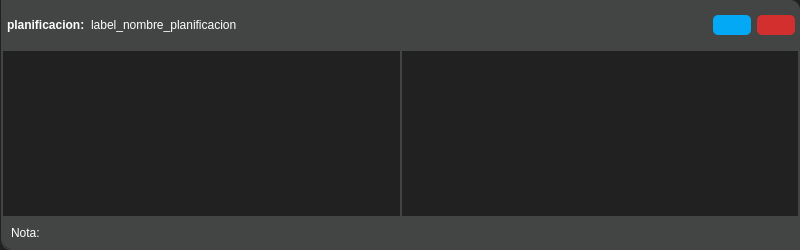
<?xml version="1.0" encoding="UTF-8"?>
<ui version="4.0">
 <class>Form</class>
 <widget class="QWidget" name="Form">
  <property name="geometry">
   <rect>
    <x>0</x>
    <y>0</y>
    <width>800</width>
    <height>250</height>
   </rect>
  </property>
  <property name="windowTitle">
   <string>Form</string>
  </property>
  <property name="styleSheet">
   <string notr="true">QWidget {
    background-color: #212121;
    border: none;
    color: #B0BEC5;
}
QPushButton{
    border: none;
	border-radius: 5px;
	padding: 3px;
}

#boton_editar{
	background-color: #03A9F4; 
}
#boton_borrar{
  	background-color: #D32F2F; 
}
#boton_editar:hover {
    background-color: #8ed1f0; 
}
#boton_borrar:hover {
    background-color: #df7b79; 
}

#frame_barra_superior{
	background-color: #434444; 
	border-top-right-radius: 10px;
	padding:5%;
}

#frame_contenido{
	border-right: 1px solid #434444;
	border-left: 1px solid #434444;
	border-bottom: 1px solid #434444;
	border-bottom-left-radius: 10px;
}

#label_planificacion{
    font-weight: bold;     
}

#label_nombre_planificacion, #label_planificacion ,#label_nota,#frame_inferior{
	background-color: #434444; 
	color: #FFFFFF;    
}

#frame_inferior, #frame_contenido{
	border-bottom-left-radius: 10px;
}

#scrollArea_planificacion,#scrollArea_proximo{
    border: 1px solid #434444;
}

</string>
  </property>
  <layout class="QVBoxLayout" name="verticalLayout" stretch="1,4">
   <property name="spacing">
    <number>0</number>
   </property>
   <property name="leftMargin">
    <number>1</number>
   </property>
   <property name="topMargin">
    <number>0</number>
   </property>
   <property name="rightMargin">
    <number>0</number>
   </property>
   <property name="bottomMargin">
    <number>0</number>
   </property>
   <item>
    <widget class="QFrame" name="frame_barra_superior">
     <property name="frameShape">
      <enum>QFrame::Shape::StyledPanel</enum>
     </property>
     <property name="frameShadow">
      <enum>QFrame::Shadow::Raised</enum>
     </property>
     <layout class="QHBoxLayout" name="horizontalLayout_2">
      <property name="leftMargin">
       <number>1</number>
      </property>
      <property name="topMargin">
       <number>0</number>
      </property>
      <property name="rightMargin">
       <number>0</number>
      </property>
      <property name="bottomMargin">
       <number>0</number>
      </property>
      <item>
       <widget class="QLabel" name="label_planificacion">
        <property name="text">
         <string>planificacion:</string>
        </property>
       </widget>
      </item>
      <item>
       <widget class="QLabel" name="label_nombre_planificacion">
        <property name="text">
         <string>label_nombre_planificacion</string>
        </property>
       </widget>
      </item>
      <item>
       <spacer name="horizontalSpacer">
        <property name="orientation">
         <enum>Qt::Orientation::Horizontal</enum>
        </property>
        <property name="sizeHint" stdset="0">
         <size>
          <width>445</width>
          <height>20</height>
         </size>
        </property>
       </spacer>
      </item>
      <item>
       <widget class="QPushButton" name="boton_editar">
        <property name="text">
         <string/>
        </property>
        <property name="icon">
         <iconset>
          <normaloff>../resources/light_theme/pencil.svg</normaloff>../resources/light_theme/pencil.svg</iconset>
        </property>
        <property name="iconSize">
         <size>
          <width>20</width>
          <height>20</height>
         </size>
        </property>
       </widget>
      </item>
      <item>
       <widget class="QPushButton" name="boton_borrar">
        <property name="text">
         <string/>
        </property>
        <property name="icon">
         <iconset>
          <normaloff>../resources/light_theme/trash.svg</normaloff>../resources/light_theme/trash.svg</iconset>
        </property>
        <property name="iconSize">
         <size>
          <width>20</width>
          <height>20</height>
         </size>
        </property>
       </widget>
      </item>
     </layout>
    </widget>
   </item>
   <item>
    <widget class="QFrame" name="frame_contenido">
     <property name="frameShape">
      <enum>QFrame::Shape::StyledPanel</enum>
     </property>
     <property name="frameShadow">
      <enum>QFrame::Shadow::Raised</enum>
     </property>
     <layout class="QVBoxLayout" name="verticalLayout_2" stretch="6,1">
      <property name="spacing">
       <number>0</number>
      </property>
      <property name="leftMargin">
       <number>0</number>
      </property>
      <property name="topMargin">
       <number>0</number>
      </property>
      <property name="rightMargin">
       <number>0</number>
      </property>
      <property name="bottomMargin">
       <number>0</number>
      </property>
      <item>
       <widget class="QFrame" name="frame_central">
        <property name="frameShape">
         <enum>QFrame::Shape::StyledPanel</enum>
        </property>
        <property name="frameShadow">
         <enum>QFrame::Shadow::Raised</enum>
        </property>
        <layout class="QHBoxLayout" name="horizontalLayout">
         <property name="spacing">
          <number>0</number>
         </property>
         <property name="leftMargin">
          <number>0</number>
         </property>
         <property name="topMargin">
          <number>0</number>
         </property>
         <property name="rightMargin">
          <number>0</number>
         </property>
         <property name="bottomMargin">
          <number>0</number>
         </property>
         <item>
          <widget class="QScrollArea" name="scrollArea_planificacion">
           <property name="widgetResizable">
            <bool>true</bool>
           </property>
           <widget class="QWidget" name="scrollAreaWidgetContents_planificacion">
            <property name="geometry">
             <rect>
              <x>0</x>
              <y>0</y>
              <width>397</width>
              <height>161</height>
             </rect>
            </property>
           </widget>
          </widget>
         </item>
         <item>
          <widget class="QScrollArea" name="scrollArea_proximo">
           <property name="widgetResizable">
            <bool>true</bool>
           </property>
           <widget class="QWidget" name="scrollAreaWidgetContents_2_proximo">
            <property name="geometry">
             <rect>
              <x>0</x>
              <y>0</y>
              <width>396</width>
              <height>161</height>
             </rect>
            </property>
           </widget>
          </widget>
         </item>
        </layout>
       </widget>
      </item>
      <item>
       <widget class="QFrame" name="frame_inferior">
        <property name="frameShape">
         <enum>QFrame::Shape::StyledPanel</enum>
        </property>
        <property name="frameShadow">
         <enum>QFrame::Shadow::Raised</enum>
        </property>
        <layout class="QVBoxLayout" name="verticalLayout_3">
         <item>
          <widget class="QLabel" name="label_nota">
           <property name="text">
            <string>Nota:</string>
           </property>
          </widget>
         </item>
        </layout>
       </widget>
      </item>
     </layout>
    </widget>
   </item>
  </layout>
 </widget>
 <resources/>
 <connections/>
</ui>
